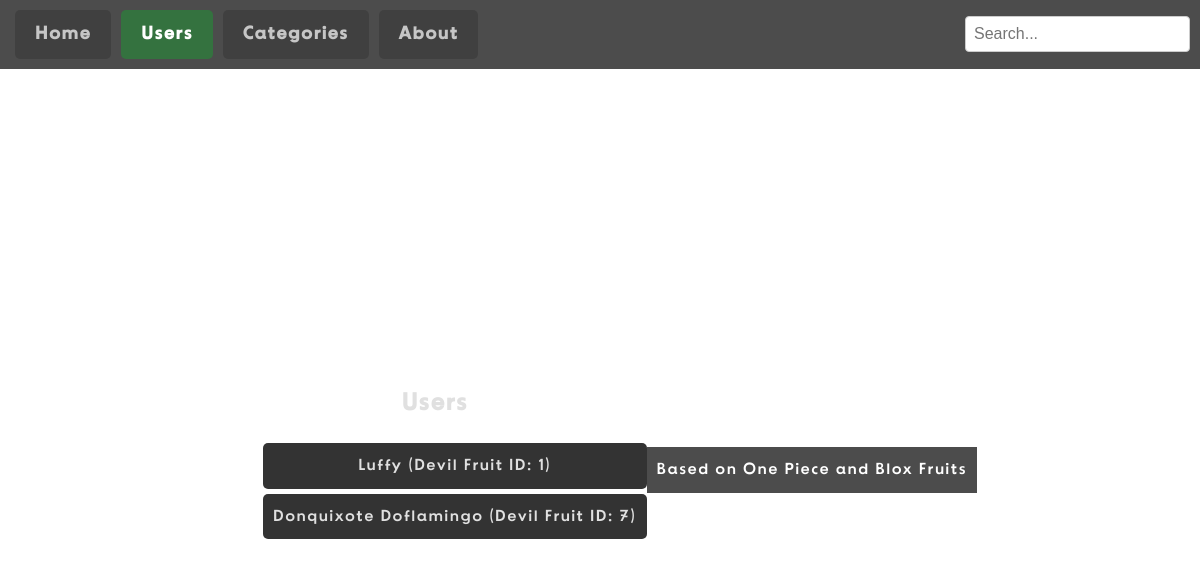
Screenshot of /users with the database file from the repository.
### tables this page shows
CREATE TABLE Users (user_id INTEGER PRIMARY KEY, name TEXT, fruit_id INTEGER REFERENCES DevilFruits (fruit_id), fruit_name TEXT, user_image TEXT);

### routes.py (the view)
@app.route('/users')
def users():
    conn = get_db_connection()
    users = conn.execute('SELECT * FROM Users').fetchall()
    conn.close()
    return render_template('users.html', users=users, active_page='users')

### routes.py (called while the page is built)
def get_db_connection():
    conn = sqlite3.connect('DF_DATABASE.db')  # Replace with your actual local path if different
    conn.row_factory = sqlite3.Row
    return conn

@app.context_processor
def inject_categories():
    conn = get_db_connection()
    excluded_categories = ('Paramecia', 'Logia', 'Zoan')
    categories = conn.execute('SELECT * FROM Categories WHERE name NOT IN (?, ?, ?)', excluded_categories).fetchall()
    conn.close()
    return {'nav_categories': categories}

### templates/users.html
{% extends 'layout.html' %}
{% block content %}
<h2>Users</h2>
<ul>
  {% for user in users %}
    <li>{{ user['name'] }} (Devil Fruit ID: {{ user['fruit_id'] }})</li>
  {% endfor %}
</ul>
{% endblock %}

### static/style.css (style rules this page uses)
html, body { height: 100%; margin: 0; padding: 0; }
body { font-family: 'BDSupper', sans-serif; letter-spacing: 1.5px; line-height: 1.6; background: url("images/background.jpg") no-repeat center center fixed; background-size: cover; color: #e0e0e0; position: relative; }
ul { list-style: none; }
ul li { background: #333333; margin: 5px 0; padding: 10px; border-radius: 5px; }

### rows the page displays
Users: name "Luffy", fruit_id "1"
Users: name "Donquixote Doflamingo", fruit_id "7"
